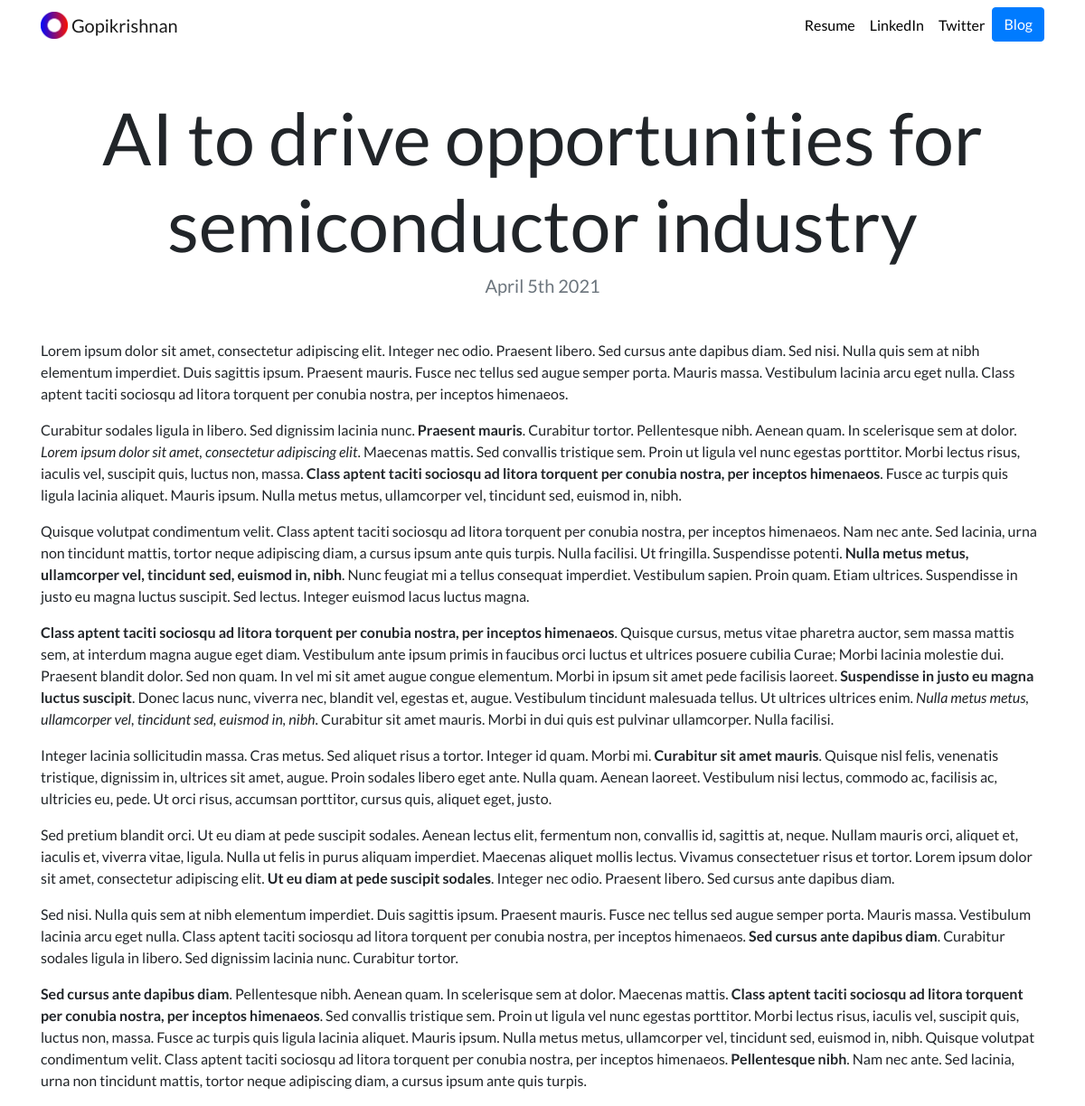
The app's page /blog/4/ with its own data.
### blog/models.py (models this page shows, shortened)
class Blog(models.Model):
    title = models.CharField(max_length = 200)
    description = models.TextField()
    date = models.DateField()

### blog/views.py (the view)
# urls.py: path('<int:blog_id>/', views.detail, name='detail'),
def detail(request, blog_id):
    blog = get_object_or_404(Blog, pk=blog_id)
    return render(request, 'blog/detail.html',{'blog':blog})

### blog/templates/blog/detail.html
{% extends "portfolio/base.html" %}
{% load static %}
{% block content %}
<h1 class="text-center mt-5" id="blogdetailtitle">{{ blog.title }}</h1>
<h5 class="text-center text-muted mb-5">{{ blog.date|date:'F jS Y' }}</h5>
{{ blog.description|safe }}
{% endblock %}

### portfolio/static/portfolio/custom.css (style rules this page uses)
body { font-family: 'Lato', sans-serif; }
@media (min-width: 992px) { #blogdetailtitle { font-size: 5rem; } }

### records on screen
Blog: title "AI to drive opportunities for semiconductor industry", date "April 5th 2021", description "Lorem ipsum dolor sit amet, consectetur adipiscing elit. Integer nec odio. Praesent libero. Sed cursus ante dapibus diam. Sed nisi. Nulla quis sem at nibh elementum imperdiet. Duis sagittis ipsum. Praesent mauris. Fusce nec tellus sed augue semper porta. Mauris massa. Vestibulum lacinia arcu eget nulla. Class aptent taciti sociosqu ad litora torquent per conubia nostra, per inceptos himenaeos. Curabitur sodales ligula in libero. Sed dignissim lacinia nunc. Praesent mauris . Curabitur tortor. Pellentesque nibh. Aenean quam. In scelerisque sem at dolor. Lorem ipsum dolor sit amet, consectetur adipiscing elit . Maecenas mattis. Sed convallis tristique sem. Proin ut ligula vel nunc egestas…"
